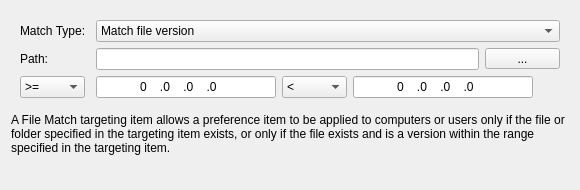
<?xml version="1.0" encoding="UTF-8"?>
<ui version="4.0">
 <class>FileMatchWidget</class>
 <widget class="QWidget" name="FileMatchWidget">
  <property name="geometry">
   <rect>
    <x>0</x>
    <y>0</y>
    <width>576</width>
    <height>190</height>
   </rect>
  </property>
  <property name="sizePolicy">
   <sizepolicy hsizetype="Preferred" vsizetype="Preferred">
    <horstretch>0</horstretch>
    <verstretch>0</verstretch>
   </sizepolicy>
  </property>
  <property name="minimumSize">
   <size>
    <width>0</width>
    <height>190</height>
   </size>
  </property>
  <property name="windowTitle">
   <string/>
  </property>
  <layout class="QGridLayout" name="gridLayout_2">
   <item row="0" column="0">
    <widget class="QStackedWidget" name="stackedWidget">
     <property name="sizePolicy">
      <sizepolicy hsizetype="Preferred" vsizetype="Preferred">
       <horstretch>0</horstretch>
       <verstretch>0</verstretch>
      </sizepolicy>
     </property>
     <property name="layoutDirection">
      <enum>Qt::LeftToRight</enum>
     </property>
     <property name="autoFillBackground">
      <bool>false</bool>
     </property>
     <property name="currentIndex">
      <number>1</number>
     </property>
     <widget class="QWidget" name="page_1">
      <layout class="QGridLayout" name="gridLayout_3">
       <item row="1" column="2">
        <widget class="QToolButton" name="pathToolButton_1">
         <property name="minimumSize">
          <size>
           <width>75</width>
           <height>0</height>
          </size>
         </property>
         <property name="text">
          <string>...</string>
         </property>
        </widget>
       </item>
       <item row="1" column="0">
        <widget class="QLabel" name="pathLabel_1">
         <property name="sizePolicy">
          <sizepolicy hsizetype="Fixed" vsizetype="Preferred">
           <horstretch>0</horstretch>
           <verstretch>0</verstretch>
          </sizepolicy>
         </property>
         <property name="minimumSize">
          <size>
           <width>70</width>
           <height>0</height>
          </size>
         </property>
         <property name="text">
          <string>Path:</string>
         </property>
         <property name="buddy">
          <cstring>pathLineEdit_2</cstring>
         </property>
        </widget>
       </item>
       <item row="2" column="0" colspan="3">
        <spacer name="verticalSpacer_1">
         <property name="orientation">
          <enum>Qt::Vertical</enum>
         </property>
         <property name="sizeHint" stdset="0">
          <size>
           <width>20</width>
           <height>40</height>
          </size>
         </property>
        </spacer>
       </item>
       <item row="0" column="1" colspan="2">
        <widget class="QComboBox" name="typeComboBox_1">
         <property name="sizePolicy">
          <sizepolicy hsizetype="Expanding" vsizetype="Fixed">
           <horstretch>0</horstretch>
           <verstretch>0</verstretch>
          </sizepolicy>
         </property>
         <item>
          <property name="text">
           <string>File exists</string>
          </property>
         </item>
         <item>
          <property name="text">
           <string>Folder exists</string>
          </property>
         </item>
         <item>
          <property name="text">
           <string>Match file version</string>
          </property>
         </item>
        </widget>
       </item>
       <item row="1" column="1">
        <widget class="QLineEdit" name="pathLineEdit_1">
         <property name="minimumSize">
          <size>
           <width>350</width>
           <height>0</height>
          </size>
         </property>
         <property name="maximumSize">
          <size>
           <width>16777215</width>
           <height>16777215</height>
          </size>
         </property>
        </widget>
       </item>
       <item row="0" column="0">
        <widget class="QLabel" name="typeLabel_1">
         <property name="sizePolicy">
          <sizepolicy hsizetype="Fixed" vsizetype="Preferred">
           <horstretch>0</horstretch>
           <verstretch>0</verstretch>
          </sizepolicy>
         </property>
         <property name="minimumSize">
          <size>
           <width>70</width>
           <height>0</height>
          </size>
         </property>
         <property name="text">
          <string>Match Type:</string>
         </property>
         <property name="buddy">
          <cstring>typeComboBox_2</cstring>
         </property>
        </widget>
       </item>
      </layout>
     </widget>
     <widget class="QWidget" name="page_2">
      <layout class="QGridLayout" name="gridLayout">
       <item row="0" column="0">
        <widget class="QLabel" name="typeLabel_2">
         <property name="sizePolicy">
          <sizepolicy hsizetype="Fixed" vsizetype="Preferred">
           <horstretch>0</horstretch>
           <verstretch>0</verstretch>
          </sizepolicy>
         </property>
         <property name="minimumSize">
          <size>
           <width>70</width>
           <height>0</height>
          </size>
         </property>
         <property name="text">
          <string>Match Type:</string>
         </property>
         <property name="buddy">
          <cstring>typeComboBox_2</cstring>
         </property>
        </widget>
       </item>
       <item row="2" column="0">
        <widget class="QComboBox" name="firstComboBox_2">
         <property name="minimumSize">
          <size>
           <width>65</width>
           <height>0</height>
          </size>
         </property>
         <property name="maximumSize">
          <size>
           <width>65</width>
           <height>16777215</height>
          </size>
         </property>
         <item>
          <property name="text">
           <string>&gt;=</string>
          </property>
         </item>
         <item>
          <property name="text">
           <string>&gt;</string>
          </property>
         </item>
        </widget>
       </item>
       <item row="2" column="1">
        <widget class="QLineEdit" name="firstLineEdit_2">
         <property name="minimumSize">
          <size>
           <width>180</width>
           <height>0</height>
          </size>
         </property>
         <property name="maximumSize">
          <size>
           <width>180</width>
           <height>16777215</height>
          </size>
         </property>
         <property name="inputMask">
          <string>00000.00000.00000.00000</string>
         </property>
         <property name="text">
          <string>0.0.0.0</string>
         </property>
         <property name="maxLength">
          <number>23</number>
         </property>
         <property name="alignment">
          <set>Qt::AlignCenter</set>
         </property>
        </widget>
       </item>
       <item row="1" column="0">
        <widget class="QLabel" name="pathLabel_2">
         <property name="sizePolicy">
          <sizepolicy hsizetype="Fixed" vsizetype="Preferred">
           <horstretch>0</horstretch>
           <verstretch>0</verstretch>
          </sizepolicy>
         </property>
         <property name="minimumSize">
          <size>
           <width>70</width>
           <height>0</height>
          </size>
         </property>
         <property name="text">
          <string>Path:</string>
         </property>
         <property name="buddy">
          <cstring>pathLineEdit_2</cstring>
         </property>
        </widget>
       </item>
       <item row="1" column="4">
        <widget class="QToolButton" name="pathToolButton_2">
         <property name="minimumSize">
          <size>
           <width>75</width>
           <height>0</height>
          </size>
         </property>
         <property name="text">
          <string>...</string>
         </property>
        </widget>
       </item>
       <item row="0" column="1" colspan="4">
        <widget class="QComboBox" name="typeComboBox_2">
         <property name="sizePolicy">
          <sizepolicy hsizetype="Expanding" vsizetype="Fixed">
           <horstretch>0</horstretch>
           <verstretch>0</verstretch>
          </sizepolicy>
         </property>
         <property name="currentIndex">
          <number>2</number>
         </property>
         <item>
          <property name="text">
           <string>File exists</string>
          </property>
         </item>
         <item>
          <property name="text">
           <string>Folder exists</string>
          </property>
         </item>
         <item>
          <property name="text">
           <string>Match file version</string>
          </property>
         </item>
        </widget>
       </item>
       <item row="1" column="1" colspan="3">
        <widget class="QLineEdit" name="pathLineEdit_2">
         <property name="minimumSize">
          <size>
           <width>350</width>
           <height>0</height>
          </size>
         </property>
         <property name="maximumSize">
          <size>
           <width>16777215</width>
           <height>16777215</height>
          </size>
         </property>
        </widget>
       </item>
       <item row="2" column="2">
        <widget class="QComboBox" name="secondComboBox_2">
         <property name="minimumSize">
          <size>
           <width>65</width>
           <height>0</height>
          </size>
         </property>
         <property name="maximumSize">
          <size>
           <width>65</width>
           <height>16777215</height>
          </size>
         </property>
         <item>
          <property name="text">
           <string>&lt;</string>
          </property>
         </item>
         <item>
          <property name="text">
           <string>&lt;=</string>
          </property>
         </item>
        </widget>
       </item>
       <item row="2" column="3" colspan="2">
        <widget class="QLineEdit" name="secondLineEdit_2">
         <property name="minimumSize">
          <size>
           <width>180</width>
           <height>0</height>
          </size>
         </property>
         <property name="maximumSize">
          <size>
           <width>150</width>
           <height>16777215</height>
          </size>
         </property>
         <property name="inputMask">
          <string>00000.00000.00000.00000</string>
         </property>
         <property name="text">
          <string>0.0.0.0</string>
         </property>
         <property name="alignment">
          <set>Qt::AlignCenter</set>
         </property>
        </widget>
       </item>
      </layout>
     </widget>
    </widget>
   </item>
   <item row="1" column="0">
    <widget class="QLabel" name="label">
     <property name="text">
      <string>A File Match targeting item allows a preference item to be applied to computers or users only if the file or folder specified in the targeting item exists, or only if the file exists and is a version within the range specified in the targeting item.</string>
     </property>
     <property name="wordWrap">
      <bool>true</bool>
     </property>
    </widget>
   </item>
   <item row="2" column="0">
    <spacer name="verticalSpacer">
     <property name="orientation">
      <enum>Qt::Vertical</enum>
     </property>
     <property name="sizeHint" stdset="0">
      <size>
       <width>558</width>
       <height>137</height>
      </size>
     </property>
    </spacer>
   </item>
  </layout>
 </widget>
 <tabstops>
  <tabstop>typeComboBox_1</tabstop>
  <tabstop>pathLineEdit_1</tabstop>
  <tabstop>pathToolButton_1</tabstop>
  <tabstop>typeComboBox_2</tabstop>
  <tabstop>pathLineEdit_2</tabstop>
  <tabstop>pathToolButton_2</tabstop>
  <tabstop>firstComboBox_2</tabstop>
  <tabstop>firstLineEdit_2</tabstop>
  <tabstop>secondComboBox_2</tabstop>
  <tabstop>secondLineEdit_2</tabstop>
 </tabstops>
 <resources/>
 <connections/>
</ui>
